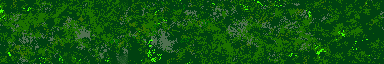

Tiled map render using the project's own tile images. Description and the whole map definition, tile-layer contents included, below:
An orthogonal 6x1 tile map with 64x64 px tiles, 1 tile layer (Tile Layer 1), 2 tilesets.

<map version="1.0" tiledversion="1.1.2" orientation="orthogonal" renderorder="right-down" width="6" height="1" tilewidth="64" tileheight="64" infinite="0" nextobjectid="1">
 <tileset firstgid="1" source="Park.tsx" />
 <tileset firstgid="65" source="Buildings2.tsx" />
 <layer name="Tile Layer 1" width="6" height="1">
  <data encoding="csv">
10,11,1,2,3,4
</data>
 </layer>
</map>
